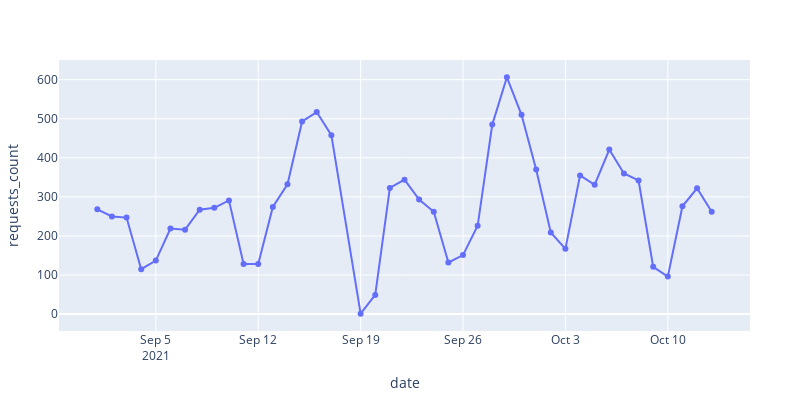

Write notebook code for a chart like this one.
### Code cell
uuid = string(lookup("Revise")[1])
mask = ((df."package_uuid" .== uuid) .& (df."status" .== 200) .& (df."client_type" .== "user"))
uuid_df = df[mask,:]
layout = Layout(;title="",width=800, height=400,
    xaxis=attr(title="date"), yaxis=attr(title="requests_count"))
fig = scatter(uuid_df, x=:date, y=:request_count, mode="markers+lines")
plot(fig, layout)

### Figure 1 — Plotly figure (JSON) as saved in the notebook; plotly's stock layout.template omitted (floating-point values rounded to 4 significant figures)
{"data": [{"mode": "markers+lines", "type": "scatter", "x": ["2021-09-01", "2021-09-02", "2021-09-03", "2021-09-04", "2021-09-05", "2021-09-06", "2021-09-07", "2021-09-08", "2021-09-09", "2021-09-10", "2021-09-11", "2021-09-12", "2021-09-13", "2021-09-14", "2021-09-15", "2021-09-16", "2021-09-17", "2021-09-19", "2021-09-20", "2021-09-21", "2021-09-22", "2021-09-23", "2021-09-24", "2021-09-25", "2021-09-26", "2021-09-27", "2021-09-28", "2021-09-29", "2021-09-30", "2021-10-01", "2021-10-02", "2021-10-03", "2021-10-04", "2021-10-05", "2021-10-06", "2021-10-07", "2021-10-08", "2021-10-09", "2021-10-10", "2021-10-11", "2021-10-12", "2021-10-13"], "y": [268, 250, 247, 115, 137, 219, 216, 267, 272, 291, 128, 128, 274, 332, 493, 517, 458, 1, 49, 323, 344, 293, 262, 132, 151, 226, 485, 606, 510, 370, 209, 167, 355, 331, 421, 360, 342, 121, 96, 276, 322, 262]}], "layout": {"height": 400, "margin": {"b": 50, "l": 50, "r": 50, "t": 60}, "title": "", "width": 800, "xaxis": {"title": "date"}, "yaxis": {"title": "requests_count"}}}
